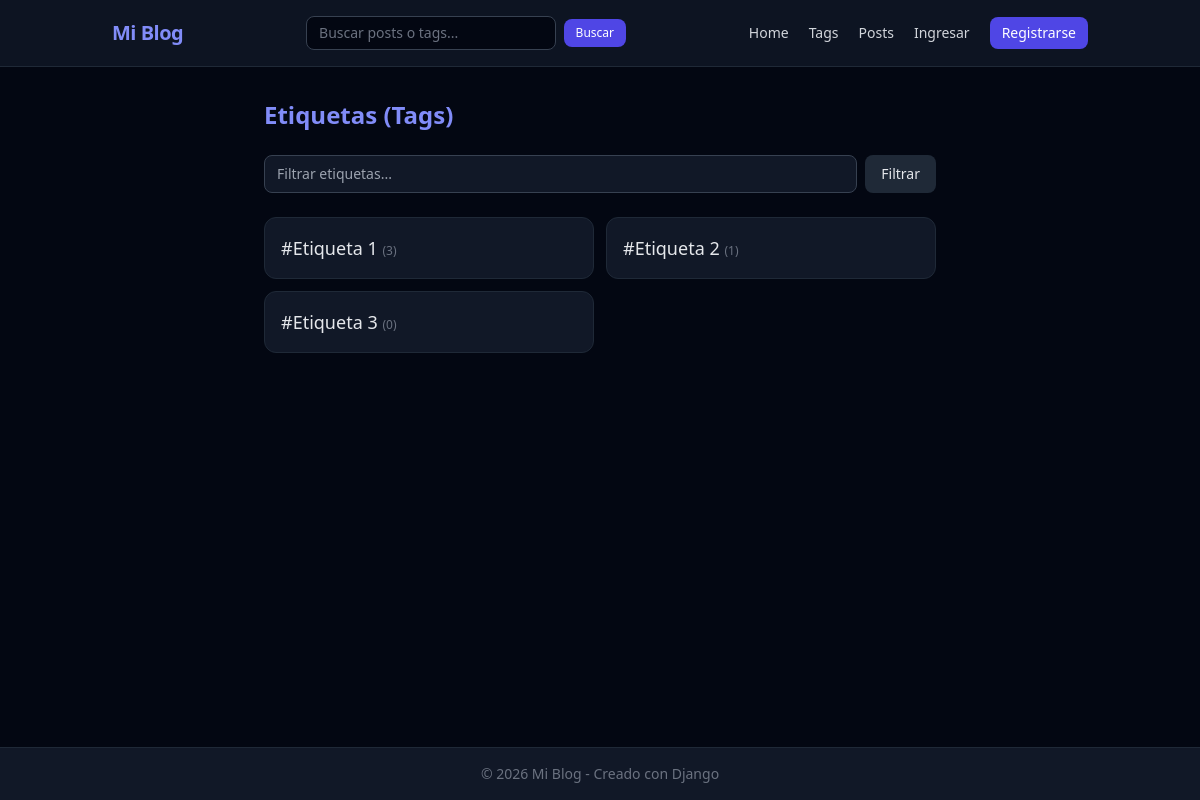
The app's page /tags/ with its own data.
### blogs_django/models.py (models this page shows, shortened)
class Tag(models.Model):
	name = models.CharField(max_length=50, unique=True)

### blogs_django/views.py (the view)
# urls.py: path('tags/', views.tags, name='tags'),
def tags(request):
    query = request.GET.get('q', '').strip()
    tags = Tag.objects.annotate(
        published_posts_count=Count('posts', filter=Q(posts__type='publicado'))
    ).order_by('name')
    if query:
        tags = tags.filter(name__icontains=query)
    return render(request, 'blogs_django/tags.html', {'tags': tags, 'query': query})

### blogs_django/templates/blogs_django/tags.html (shortened to what this page needs)
{% extends "blogs_django/base.html" %}
{% block content %}
<div class="max-w-2xl mx-auto">
    <div class="flex justify-between items-center mb-6">
        <h1 class="text-2xl font-bold text-indigo-400">Etiquetas (Tags)</h1>
    </div>
    <form method="GET" class="mb-6 flex gap-2">
        <input type="text" name="q" value="{{ query }}" placeholder="Filtrar etiquetas..."
               class="flex-1 px-3 py-2 bg-gray-900 border border-gray-700 rounded-lg text-sm text-gray-100 focus:outline-none focus:border-indigo-500">
        <button type="submit" class="px-4 py-2 bg-gray-800 hover:bg-gray-700 text-gray-200 text-sm rounded-lg">Filtrar</button>
    </form>
    <div class="grid grid-cols-1 sm:grid-cols-2 gap-3">
        {% for tag in tags %}
            <div class="p-4 bg-gray-900 border border-gray-800 rounded-xl flex justify-between items-center">
                <a href="{% url 'blogs_django:tag' tag.id %}" class="text-lg font-medium text-gray-200 hover:text-indigo-400">
                    #{{ tag.name }} <span class="text-xs text-gray-500">({{ tag.published_posts_count }})</span>
                </a>
            </div>
        {% empty %}
            <p class="text-gray-500">No hay etiquetas disponibles.</p>
        {% endfor %}
    </div>
</div>
{% endblock content %}

### records on screen
Tag: name "Etiqueta 1", published_posts_count "3"
Tag: name "Etiqueta 2", published_posts_count "1"
Tag: name "Etiqueta 3", published_posts_count "0"
